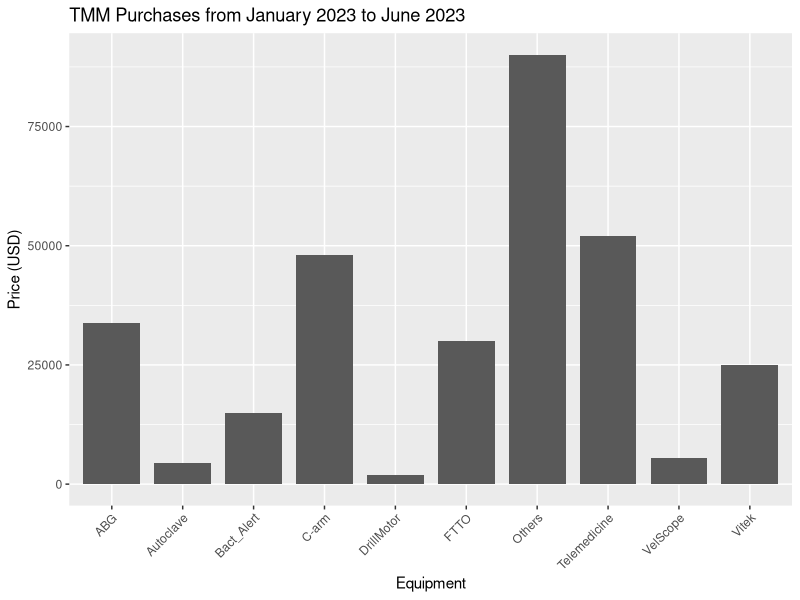
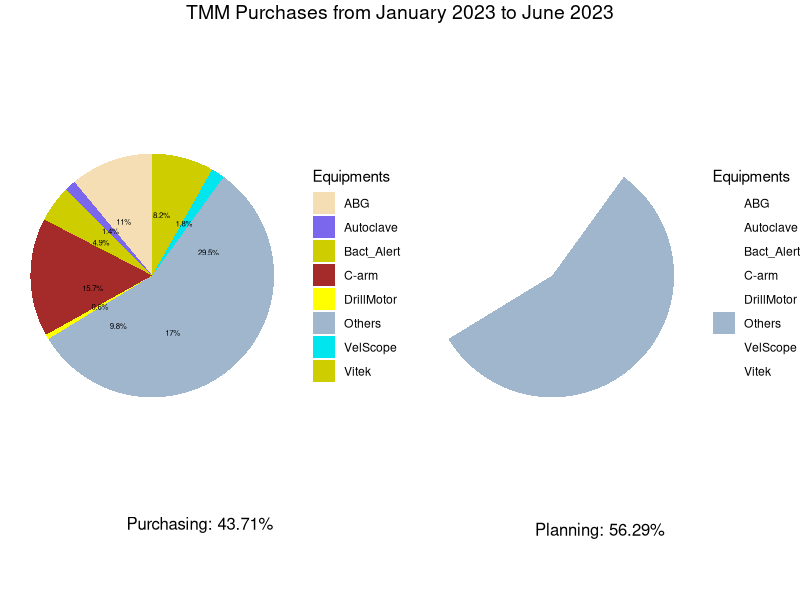

Here is the R script that generated these plots, in order:
## ---- chunk 1
#| echo: false
#| message: false
# This message will not be displayed in the output
library(ggplot2)
library(dplyr)
library(gridExtra)
library(grid)
library(knitr)


### # Calculate the total budget (USD)
total_budget <- 305673

# Create a data frame with the TMM purchase progression data
tmm_data <- data.frame(
  Equipment = c("Autoclave", "C-arm", "ABG", "Telemedicine", "VelScope", "Bact_Alert", "Vitek",  "DrillMotor", "FTTO"), 
  Price = as.numeric(c(4400, 48000, 33760, 52000, 5500, 15000, 25000, 1950, 30000))
)
# 125,000 => 75,000; 50,000 for example

# "VelScope", USD5,500
# adding "Others" as the rest of total budget (under planning)
tmm_others <- data.frame(Equipment = "Others", Price = as.numeric(total_budget-sum(tmm_data$Price)))
tmm_data <- rbind(tmm_data, tmm_others)

# Sort the data by price
tmm_data <- tmm_data %>% arrange(Price)

# Draw a stacked bar chart
ggplot(tmm_data, aes(x = Equipment, y = Price)) +
  geom_bar(stat = "identity", width = 0.8) +
  ggtitle("TMM Purchases from January 2023 to June 2023") +
  xlab("Equipment") +
  ylab("Price (USD)") +
  theme(axis.text.x = element_text(angle = 45, hjust = 1))
# In this example, the angle argument of the element_text() function is set to 45, which means that the x-axis labels will be rotated by 45 degrees. The hjust argument is set to 1, which means that the labels will be horizontally justified to the right.


# Calculate the percentage of the total budget spent on Telemedicine, PACS, and C-arm
tmm_data$Percentage <- tmm_data$Price / total_budget * 100

# Create a new column to specify the color of each equipment category: others
tmm_data$Color <- ifelse(tmm_data$Equipment %in% c("Autoclave", "C-arm", "ABG", "VelScope", "Bact_Alert", "Vitek",  "DrillMotor"), tmm_data$Equipment, "Others") # Others= xxx, 

# Order the data by price in descending order
tmm_data <- tmm_data %>% arrange(desc(Price))



#  "Telemedicine", "PACS", on 2024
# %>% filter(Color != "Others")

## ---- chunk 2
#| echo: false

# Create a table
kable(tmm_data[,c(1:3)])



## ---- chunk 3
#| echo: false
###

# Create a pie chart for the major equipment categories
p1 <- ggplot(tmm_data , aes(x = "", y = Percentage, fill = Color)) +
  geom_bar(width = 1, stat = "identity") +
  coord_polar("y", start = 0) +
  theme_void() +
  scale_fill_manual(values = c("Telemedicine" = "slategray3", "PACS" = "slategray3", "C-arm" = "brown", "ABG" = "wheat", "Others" = "slategray3", "FTTO" = "slategray3", "Autoclave"="slateblue2", "Vitek" = "yellow3", "DrillMotor" = "yellow", "VelScope"="turquoise2", "Bact_Alert"="yellow3")) +
  geom_text(aes(label = paste0(round(Percentage, 1), "%")), position = position_stack(vjust = 0.3), size =2) +
  labs(fill = "Equipments")
# spared: "PACS" = "turquoise2", 

#  scale_fill_manual(name = "Equipment", values = c("Telemedicine" = "red", "PACS" = "turquoise2", "C-arm" = "brown", "ABG" = "wheat", "Others" = "white", "Veloscope" = "lawngreen", "Autoclave"="slateblue2")) +
#  geom_text(aes(label = paste0("$", Price)), position = position_stack(vjust = 0.3), size = 5)




##
# Create a pie chart for the other equipment categories
p2 <- ggplot(tmm_data , aes(x = "", y = Percentage, fill = Color)) +
  geom_bar(width = 1, stat = "identity") +
  coord_polar("y", start = 0) +
  theme_void() +
  scale_fill_manual(values = c("Telemedicine" = "slategray3", "PACS" = "slategray3", "C-arm" = "white", "ABG" = "white", "Others" = "slategray3", "FTTO" = "slategray3", "Autoclave"="white", "Vitek" = "white", "Bact_Alert"="white", "DrillMotor" = "white", "VelScope"="white")) +
  labs(fill = "Equipments")

#+   geom_text(aes(label = paste0("$", Price)), position = position_stack(vjust = 0.3), size =3)

# slategray3; %>% filter(Color != "Others")



##


# Arrange the two pie charts next to each other


# Create a grobTree for the title with adjusted margins
title1 <- grobTree(
  rectGrob(gp = gpar(col = NA), height = unit(1.5, "lines"), y = 0.5),
  textGrob(
    "TMM Purchases from January 2023 to June 2023",
    gp = gpar(fontsize = 14),
    vjust = 1
  )
)

# Create textGrobs for the labels with adjusted vertical position
label_p1 <- textGrob(paste0("Purchasing: ", round(sum(tmm_data$Percentage[tmm_data$Color!="Others"]), 2), "%"), y = unit(1.3, "npc"))
label_p2 <- textGrob(paste0("Planning: ", round(sum(tmm_data$Percentage[tmm_data$Color=="Others"]), 2), "%"), y = unit(1.2, "npc"))


# Arrange the plots side by side with a common title and footer
grid.arrange(
  top = title1,
  p1, p2,
  heights = c(0.9, 0.1),
  label_p1, label_p2,
  ncol = 2
#  bottom = 
)

  
